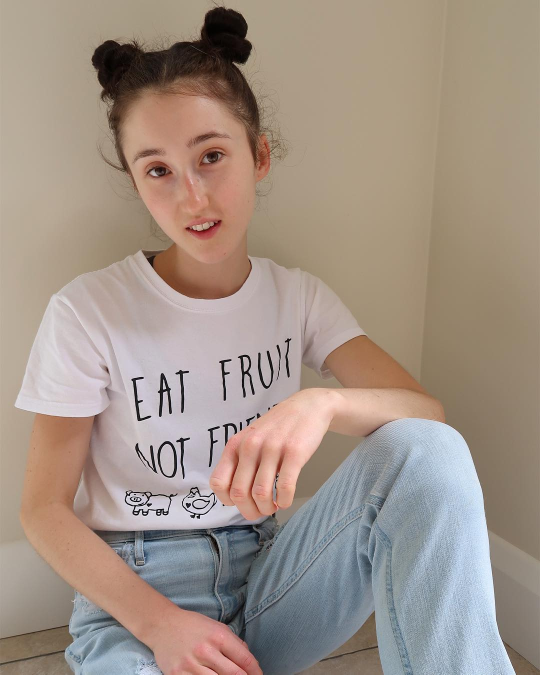
#> input picture pyimagesearch/holly.jpg, 1080 x 1349 px (shown at 1/2 size)
$ jupyter execute 'histograms for computer vision.ipynb'
#> lines starting #> are read from the running program, lines starting #| are printed output that depends on the picture
[cell 1]
from matplotlib import pyplot as plt

[cell 2]
import numpy as np

[cell 3]
import cv2

[cell 4]
import argparse

[cell 5]
# construct the argument parser and parsse the arguments

[cell 6]
ap = argparse.ArgumentParser()

[cell 7]
ap.add_argument("-i", "--image", required = True, help = "Path to the image")

[cell 8]
# args = vars(ap.parse_args())

[cell 9]
image = cv2.imread("holly.jpg")
#> image is the input picture: shape (1349, 1080, 3); mean B, G, R 134.6, 146, 161.2

[cell 10]
cv2.imshow("image", image)

[cell 11]
# cv2.waitKey(0)

[cell 12]
gray = cv2.cvtColor(image, cv2.COLOR_BGR2GRAY)
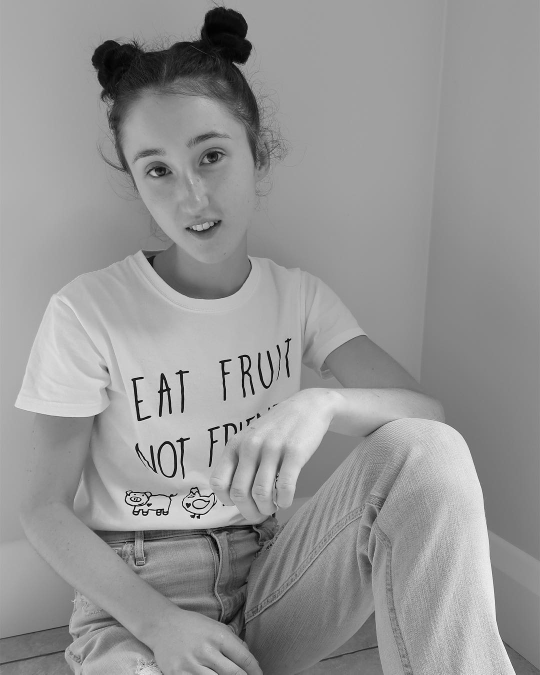
#> gray: shape (1349, 1080) (shown at 1/2 size); min 0, max 255, mean 149.3

[cell 13]
cv2.imshow("gray", gray)

[cell 14]
print(gray)
#> (printed output is left out)
# [4 lines of commented-out code are left out]

print(len(gray))
#| 1349
print(type(gray))
#| <class 'numpy.ndarray'>
print(gray.shape)
#| (1349, 1080)

[cell 15]
hist = cv2.calcHist([gray], [0], None, [256], [0, 256])
#> hist = 256 values, max 76731 at index 160, min 8 at index 255, mean 5691.1

[cell 16]
print(hist)
#> (printed output is left out)
print(type(hist))
#| <class 'numpy.ndarray'>
print(len(hist))
#| 256
# hist = cv2.normalize(hist, hist)
# print(hist)
print(np.sum(hist))
#| 1456920.0
sum = 0
for i in range(8):
    sum += hist[i]
    print(hist[i])
#> this loop made 8 passes
#> sum on passes 1 to 8: [166], [1210], [1795], [2383], [2915], [3439], [4010], [4607]
#| [166.]
#| [1044.]
#| [585.]
#| [588.]
#| [532.]
#| [524.]
#| [571.]
#| [597.]
print(sum)
#| [4607.]

[cell 17]
print(hist)
#> (printed output is left out)
print(type(hist))
print(len(hist))
# hist = cv2.normalize(hist, hist)
# print(hist)
print(np.sum(hist))

[cell 18]
print(1349 * 1080)

[cell 19]
plt.figure()

[cell 20]
plt.title("Grayscale Histogram")

[cell 21]
plt.xlabel("Bins")

[cell 22]
plt.ylabel("# of Pixels")

[cell 23]
plt.plot(hist)
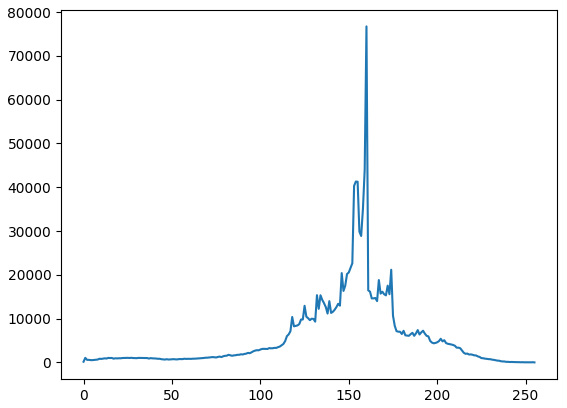
#> figure drawn by matplotlib, 1 panel; curve peaks at x = 160, y = 76731

[cell 24]
plt.xlim([0, 32])

[cell 25]
plt.show()

[cell 26]
cv2.waitKey(0)

[cell 27]
# computing a flattened color histogram using python and opencv
chans = cv2.split(image)

[cell 28]
colors = ("b", "g", "r")

[cell 29]
plt.figure()

[cell 30]
plt.title("'Flattened' Color Histogram")

[cell 31]
plt.xlabel("Bins")

[cell 32]
plt.ylabel("# of Pixels")

[cell 33]
features = []

[cell 34]
print(chans)

[cell 35]
for (chan, color) in zip(chans, colors):
    hist = cv2.calcHist([chan], [0], None, [256], [0, 256])
    features.extend(hist)
    plt.plot(hist, color = color)
    plt.xlim([0, 256])
#> this loop made 3 passes
#> color on passes 1 to 3: 'b', 'g', 'r'
#> after the loop, features = 768 items, first 6: [1172], [561], [901], [712], [1057], [1186]
print("Flattened feature vector size: %d" % (np.array(features).flatten().shape))
plt.show()
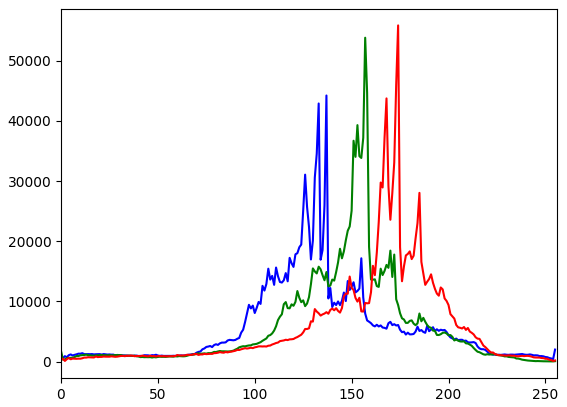
#> figure drawn by matplotlib, 1 panel; curve peaks at x = 137, y = 44222; curve peaks at x = 157, y = 53826; curve peaks at x = 174, y = 55874

[cell 36]
# computing a 2D color histogram using python and opencv
fig = plt.figure()

[cell 37]
ax = fig.add_subplot(131)

[cell 38]
hist = cv2.calcHist([chans[1], chans[0]], [0, 1], None, [32, 32], [0, 256, 0, 256])
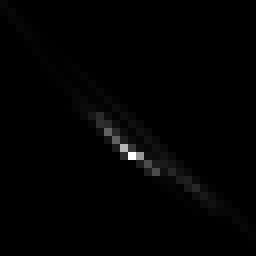
#> hist: shape (32, 32) float32 (shown 8 times larger); min 0, max 147691, mean 1422.8; drawn with min black and max white

[cell 39]
p = ax.imshow(hist, interpolation = "nearest")

[cell 40]
ax.set_title("2D color histogram for green and blue")

[cell 41]
plt.colorbar(p)

[cell 42]
ax = fig.add_subplot(132)
hist = cv2.calcHist([chans[1], chans[2]], [0, 1], None, [32, 32], [0, 256, 0, 256])
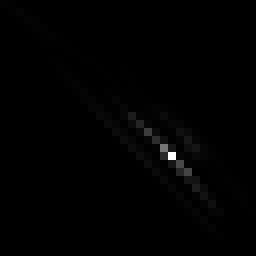
#> hist: shape (32, 32) float32 (shown 8 times larger); min 0, max 214347, mean 1422.8; drawn with min black and max white

[cell 43]
p = ax.imshow(hist, interpolation = "nearest")

[cell 44]
ax.set_title("2D Color Histogram for Green and Red")

[cell 45]
plt.colorbar(p)

[cell 46]
ax = fig.add_subplot(133)
hist = cv2.calcHist([chans[0], chans[2]], [0, 1], None, [32, 32], [0, 256, 0, 256])
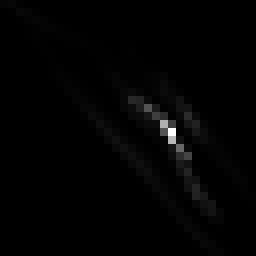
#> hist: shape (32, 32) float32 (shown 8 times larger); min 0, max 118828, mean 1422.8; drawn with min black and max white
